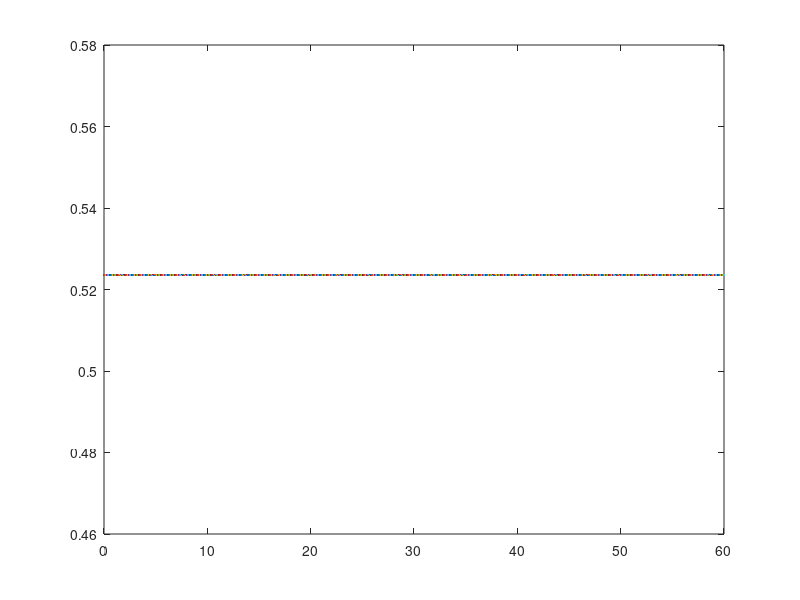

Write the MATLAB code that produced this figure. (Note: this script raises an error after producing the figure.)
clc
clear
% close all hidden;

delta_t = .1;
end_time = 60;
l = 0:delta_t:end_time;

p = (pi/6);
q = cos(6*l/pi);
r = 3*sin(30*l/pi);
z = (30*pi/6) * ones(1,length(l));
% plots pqr with respect to t
figure(1)
plot (l,p);
hold on


plot (l,subs(z),l,subs(q),l,subs(r));

hold off
% initial conditions
x_new = zeros(3,1);
p_ned = zeros(3,1);
v_0 = [30.8667;
      0;
      0;];

[theta_matrix_euler_rates, ...
    phi_matrix_euler_rates, ...
    si_matrix_euler_rates, ...
    theta_matrix_euler_angles, ...
    phi_matrix_euler_angles, ...
    si_matrix_euler_angles, ...
    velocity_matrix_n, ...
    velocity_matrix_e, ...
    velocity_matrix_d, ...
    position_matrix_n, ...
    position_matrix_e, ...
    position_matrix_d, ...
    ] = deal(zeros(1, (end_time/delta_t)+1));
disp(length(theta_matrix_euler_angles))


% Calculate DCM at (0,0,0)
syms cphi ctheta csi t_var
c_phi = [1 0 0;
        0 cos(cphi) sin(cphi);
        0 -sin(cphi) cos(cphi);];
c_theta = [cos(ctheta) 0 -sin(ctheta);
          0 1 0;
          sin(ctheta) 0 cos(ctheta);];
c_si = [cos(csi) sin(csi) 0;
       -sin(csi) cos(csi) 0;
       0 0 1;];
% finds dcm
dcm = c_phi * c_theta * c_si
c_dot_dcm = c_deriv(dcm, t_var)
% solves C_dot at 0,0,0
% % [cphi, ctheta, csi] = deal(0)
% matlab didnt like when I tried to pass dcm_0 to rk4 alg. after assigning
% result of  0,0,0 to dcm so I hard coded the result below
% dcm_0 = subs(dcm)
dcm_0 = [1 0 0;
        0 1 0;
        0 0 1;]


% rk4 algorithm to numerically integrate between 0 and end time
for t = 0:delta_t:end_time
    % update global x_new to local variable 
    x_old = x_new;
    xdot_1 = deriv(x_old,t);
    xdot_2 = deriv(x_old + xdot_1 * (delta_t/2),t + (delta_t/2));
    xdot_3 = deriv(x_old + xdot_2 * (delta_t/2),t + (delta_t/2));
    xdot_4 = deriv(x_old + xdot_3 * delta_t,t + delta_t);
    x_dot_RK4 = (1/6) * (xdot_1 + 2*xdot_2 +2*xdot_3 + xdot_4);
    x_new = x_old + (delta_t*x_dot_RK4);
    
    % pass dcm_0 into c_deriv function to update transformation
    cdot_1 = c_deriv(dcm_0,t);
    cdot_2 = c_deriv(dcm_0 + cdot_1 * (delta_t/2),t + (delta_t/2));
    cdot_3 = c_deriv(dcm_0 + cdot_2 * (delta_t/2),t + (delta_t/2));
    cdot_4 = c_deriv(dcm_0 + cdot_3 * delta_t,t + delta_t);
    c_dot_RK4 = (1/6) * (cdot_1 + 2*cdot_2 + 2*cdot_3 + cdot_4);
    % update dcm from result of rk4 algorithm
    dcm_0 = dcm_0 + (delta_t*c_dot_RK4);
    % transform velocity of body frame to local ned frame
    v_ned = dcm_0 * v_0
    % integrate position to get velocity and add old postion to new position
    p_ned = p_ned + (delta_t * v_ned)

    if(t<=end_time)
        theta_matrix_euler_rates(uint32((t/delta_t)+1)) = x_dot_RK4 (1);
        phi_matrix_euler_rates(uint32((t/delta_t)+1)) = x_dot_RK4 (2);
        si_matrix_euler_rates(uint32((t/delta_t)+1)) = x_dot_RK4 (3);

        theta_matrix_euler_angles(uint32((t/delta_t)+1)) = x_new (1);
        phi_matrix_euler_angles(uint32((t/delta_t)+1)) = x_new (2);
        si_matrix_euler_angles(uint32((t/delta_t)+1)) = x_new (3);

        velocity_matrix_n(uint32((t/delta_t)+1)) = v_ned (1);
        velocity_matrix_e(uint32((t/delta_t)+1)) = v_ned (2);
        velocity_matrix_d(uint32((t/delta_t)+1)) = v_ned (3);

        position_matrix_n(uint32((t/delta_t)+1)) = p_ned (1);
        position_matrix_e(uint32((t/delta_t)+1)) = p_ned (2);
        position_matrix_d(uint32((t/delta_t)+1)) = p_ned (3);
    end
end


%Plot for time rate of change of Euler angles and Euler angles
figure(2);
plot(l,theta_matrix_euler_rates);
hold on;
plot(l,phi_matrix_euler_rates);
plot(l,si_matrix_euler_rates);
hold off;
legend('theta_dot','phi_dot','psi_dot')
xlabel('time (sec)')
ylabel('angle (rad) per time (sec)')
figure(3);
plot(l,mod(theta_matrix_euler_angles-pi,2*pi)-pi);
hold on;
plot(l,phi_matrix_euler_angles);
plot(l,si_matrix_euler_angles);
hold off;
legend('theta','phi','psi')
xlabel('time (sec)')
ylabel('angle (rad)')

% Plot for time velocity and position
figure(4);
plot(l,velocity_matrix_n);
hold on;
plot(l,velocity_matrix_e);
plot(l,velocity_matrix_d);
hold off;
legend('v_n','v_e','v_d')
xlabel('time (sec)')
ylabel('velocity')
figure(5);
plot(l,position_matrix_n);
hold on;
plot(l,position_matrix_e);
plot(l,position_matrix_d);
hold off;
legend('p_n','p_e','p_d')
xlabel('time (sec)')
ylabel('position')




function xdot = deriv(x,t)
    phi = x(1);
    theta = x(2);
    
    A = [1 tan(theta)*sin(phi) tan(theta)*cos(phi);
        0 cos(phi) -sin(phi)
        0 sec(theta)*sin(phi) sec(theta)*cos(phi)];
    B = [(pi/6);
        cos(6*t/pi) ;
        3*sin(30*t/pi)];
    % returns euler rates using gimbal equation
    xdot = A * B;
end

function cdot = c_deriv(c,t)

    p = pi / 6;
    q = cos(t * 6 / pi);
    r = 3 * sin(t * 30 / pi);

    % returns cdot using strapdown equation
    cdot = c * [0 -r q; 
               r 0 -p; 
               -q p 0;];
end


